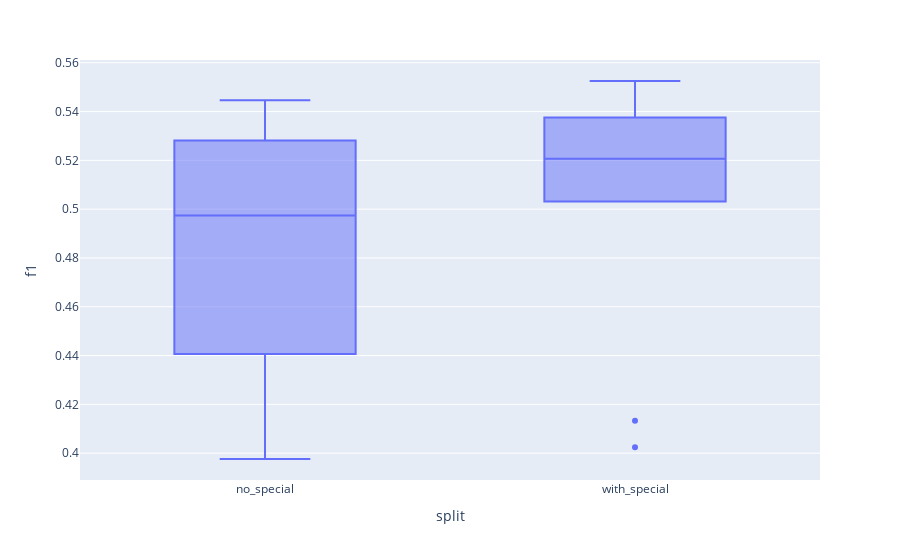

Here is the notebook cell this chart was saved with:
### Code cell
print(len(scores['elsherief2021']['hegsplits']['with_special'].loc['f1-score', 'True']))
f1s = {}
for split in ['no_special', 'with_special']:
    f1s[split] = scores['elsherief2021']['hegsplits'][split].loc['f1-score', 'True']
    # print(f1s[split])

# Boxplot of hegsplits vs controlsplits

f1_df = pd.concat([f1s['no_special'], f1s['with_special']], keys=['no_special', 'with_special'], names=['split', 'old_index']).reset_index(level='split').reset_index(drop=True).rename(columns={'True': 'f1'})

import plotly.express as px

px.box(f1_df, x='split', y='f1')

### Figure 1 — Plotly figure (JSON) as saved in the notebook; plotly's stock layout.template omitted (floating-point values rounded to 4 significant figures)
{"data": [{"alignmentgroup": "True", "hovertemplate": "split=%{x}<br>f1=%{y}<extra></extra>", "legendgroup": "", "marker": {"color": "#636efa"}, "name": "", "notched": false, "offsetgroup": "", "orientation": "v", "showlegend": false, "type": "box", "x": ["no_special", "no_special", "no_special", "no_special", "no_special", "no_special", "no_special", "no_special", "no_special", "no_special", "with_special", "with_special", "with_special", "with_special", "with_special", "with_special", "with_special", "with_special", "with_special", "with_special"], "x0": " ", "xaxis": "x", "y": [0.4407, 0.5223, 0.5445, 0.3976, 0.4972, 0.469, 0.5281, 0.4976, 0.5446, 0.4365, 0.4133, 0.5108, 0.5376, 0.5086, 0.5317, 0.5032, 0.5305, 0.5412, 0.5525, 0.4025], "y0": " ", "yaxis": "y"}], "layout": {"autosize": true, "boxmode": "group", "legend": {"tracegroupgap": 0}, "margin": {"t": 60}, "xaxis": {"anchor": "y", "autorange": true, "domain": [0, 1], "range": [-0.5, 1.5], "title": {"text": "split"}, "type": "category"}, "yaxis": {"anchor": "x", "autorange": true, "domain": [0, 1], "range": [0.389, 0.5611], "title": {"text": "f1"}, "type": "linear"}}}
